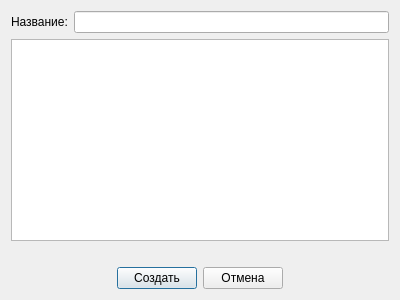
<?xml version="1.0" encoding="UTF-8"?>
<ui version="4.0">
 <class>CreateRoomDialog</class>
 <widget class="QDialog" name="CreateRoomDialog">
  <property name="geometry">
   <rect>
    <x>0</x>
    <y>0</y>
    <width>400</width>
    <height>300</height>
   </rect>
  </property>
  <property name="windowTitle">
   <string>Dialog</string>
  </property>
  <layout class="QVBoxLayout" name="verticalLayout">
   <item>
    <layout class="QHBoxLayout" name="horizontalLayout">
     <item>
      <widget class="QLabel" name="label">
       <property name="text">
        <string>Название:</string>
       </property>
      </widget>
     </item>
     <item>
      <widget class="QLineEdit" name="room_name_edit">
       <property name="maxLength">
        <number>25</number>
       </property>
      </widget>
     </item>
    </layout>
   </item>
   <item>
    <widget class="QTableView" name="create_room_view">
     <property name="editTriggers">
      <set>QAbstractItemView::NoEditTriggers</set>
     </property>
     <property name="selectionMode">
      <enum>QAbstractItemView::MultiSelection</enum>
     </property>
     <property name="selectionBehavior">
      <enum>QAbstractItemView::SelectRows</enum>
     </property>
     <attribute name="horizontalHeaderVisible">
      <bool>false</bool>
     </attribute>
     <attribute name="verticalHeaderVisible">
      <bool>false</bool>
     </attribute>
    </widget>
   </item>
   <item>
    <widget class="QLabel" name="error_lbl">
     <property name="styleSheet">
      <string notr="true">color: rgb(255, 0, 0);</string>
     </property>
     <property name="text">
      <string/>
     </property>
    </widget>
   </item>
   <item>
    <layout class="QHBoxLayout" name="horizontalLayout_2">
     <item>
      <spacer name="horizontalSpacer">
       <property name="orientation">
        <enum>Qt::Horizontal</enum>
       </property>
       <property name="sizeHint" stdset="0">
        <size>
         <width>40</width>
         <height>20</height>
        </size>
       </property>
      </spacer>
     </item>
     <item>
      <widget class="QPushButton" name="accept_btn">
       <property name="text">
        <string>Создать</string>
       </property>
      </widget>
     </item>
     <item>
      <widget class="QPushButton" name="reject_btn">
       <property name="text">
        <string>Отмена</string>
       </property>
      </widget>
     </item>
     <item>
      <spacer name="horizontalSpacer_2">
       <property name="orientation">
        <enum>Qt::Horizontal</enum>
       </property>
       <property name="sizeHint" stdset="0">
        <size>
         <width>40</width>
         <height>20</height>
        </size>
       </property>
      </spacer>
     </item>
    </layout>
   </item>
  </layout>
 </widget>
 <resources/>
 <connections/>
</ui>
